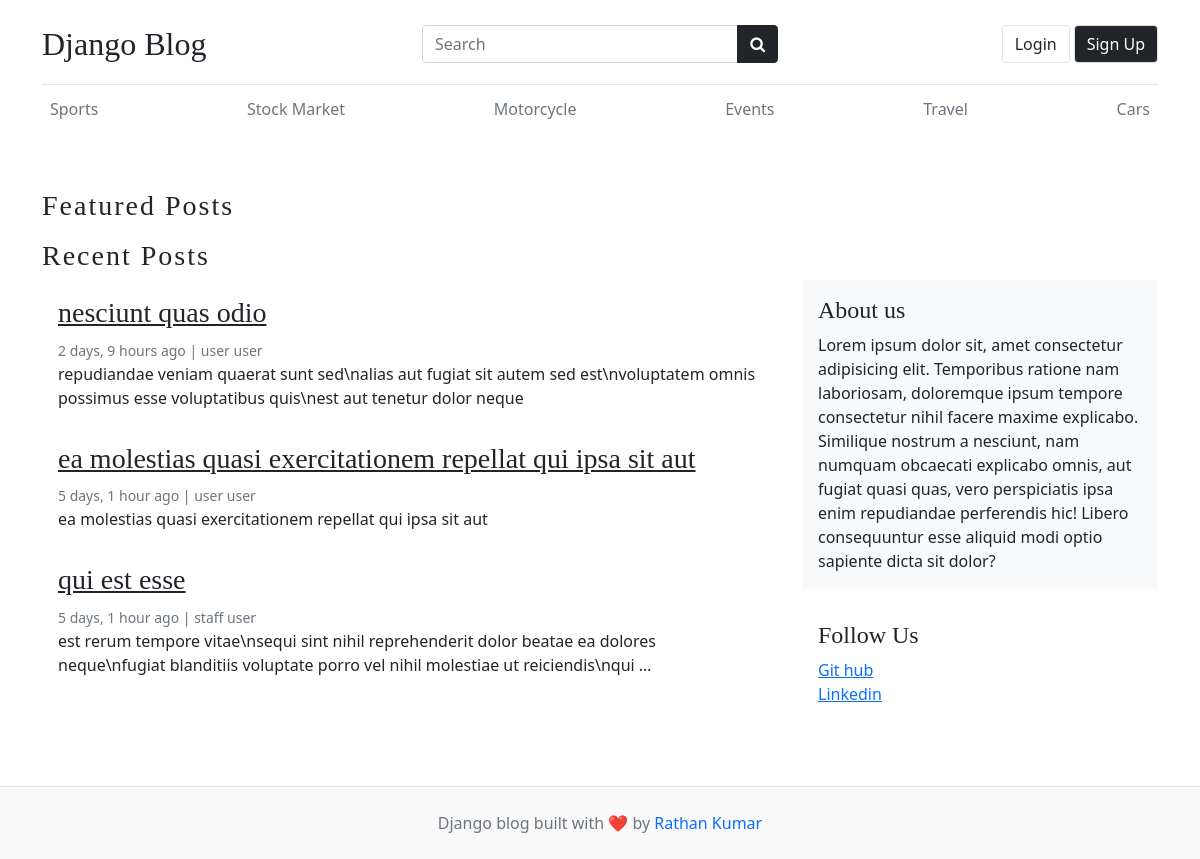
Before: / with the older database file.
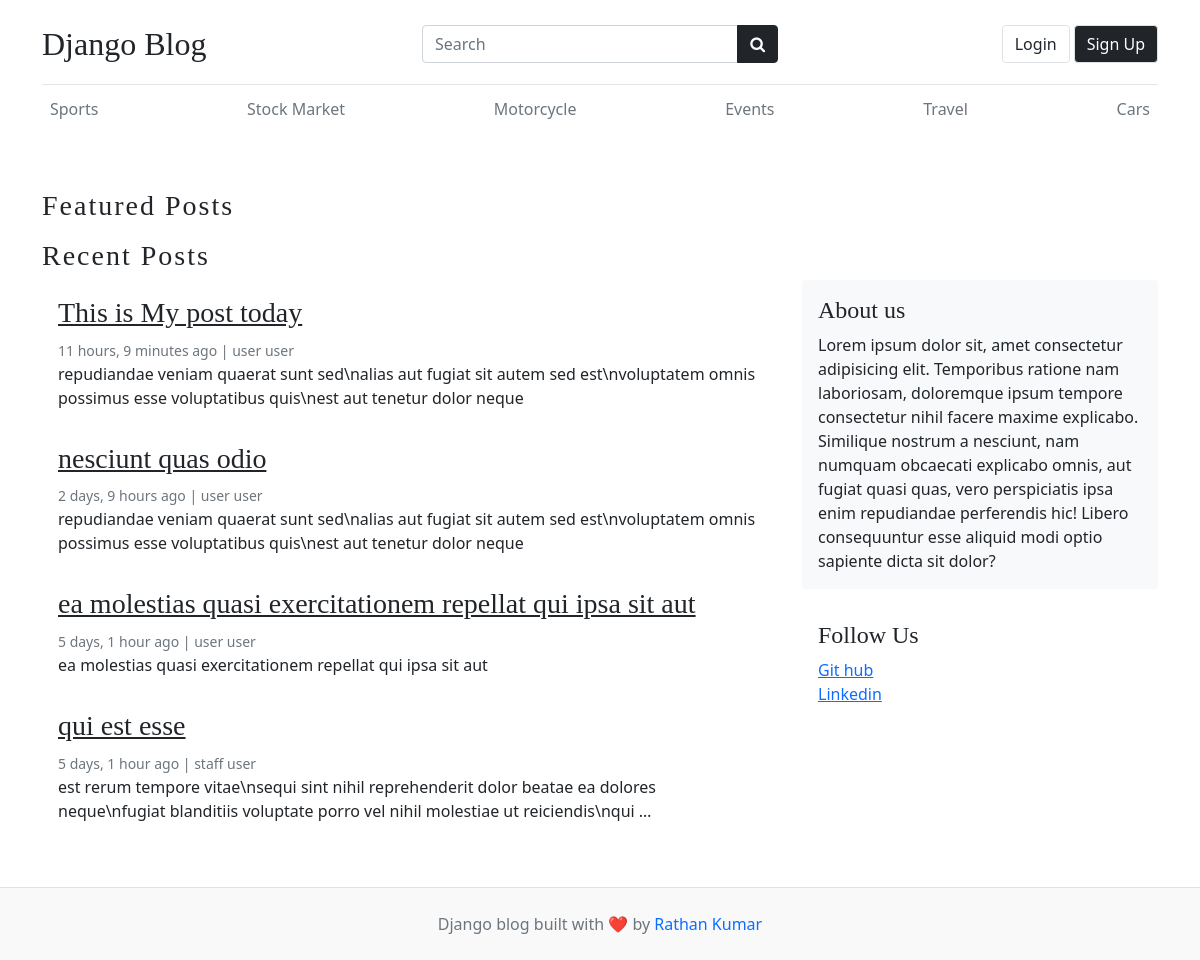
After: the same page with the newer database file.
### blogs/models.py (models this page shows, shortened)
class Category(models.Model):
    category_name = models.CharField(max_length=50, unique= True)
    created_at = models.DateTimeField(auto_now_add=True)
    updated_at = models.DateTimeField(auto_now=True)
    def __str__(self) -> str:
        return self.category_name
    class Meta:
        verbose_name_plural = 'Categories'

class Blog(models.Model):
    title = models.CharField(max_length=100)
    slug = models.SlugField(max_length=150,unique=True, blank=True) # Slug is the - in the url This-is-My-first-Blog --> this should automatically created check setup in your admin.py
    category=models.ForeignKey(Category,on_delete=models.CASCADE)# if you delete the Category all Blog under that Category is deleted
    author = models.ForeignKey(User,on_delete=models.CASCADE)
    featured_image = models.ImageField(upload_to='uploads/%Y/%m/%d',default='golden_burst.jpg') # the Image uploaded will go to this directory NOTE: this directory will be create automatically using the declared name in upload_to
    short_description= models.TextField(max_length=500)
    blog_body=models.TextField(max_length=2000)
    status = models.CharField(choices=STATUS_CHOICES, default='Draft')  # the model field will depend on the choices since we use 0,1 as value that is why we use IntegerField
    is_featured= models.BooleanField(default = False)
    created_at = models.DateTimeField(auto_now_add=True)
    updated_at = models.DateTimeField(auto_now=True)

class Socials(models.Model):
    social_name= models.CharField(max_length=50)
    link = models.URLField(max_length=100)
    created_at = models.DateTimeField(auto_now_add=True)
    updated_at = models.DateTimeField(auto_now=True)
    class Meta:
        verbose_name_plural = 'Social Links'

### my_blog/views.py (the view)
def home(request):
    categories = Category.objects.all()  # THIS IS OPTIONAL TO DECLARE SINCE WE ALREADY HAVE THE CONTEXT PROCESSOR for the categories
    featured_post = Blog.objects.filter(is_featured = True, status='Published').order_by('-updated_at')
    un_featured_post = Blog.objects.filter(is_featured = False, status='Published').order_by('-updated_at')
    try:
        about = About.objects.get()
        socials =Socials.objects.all()
    except:
        about = None
        socials= None
    context = {
        'categories':categories, # THIS IS OPTIONAL TO DECLARE SINCE WE ALREADY HAVE THE CONTEXT PROCESSOR for the categories
        'featured_post':featured_post,
        'un_featured_post':un_featured_post,
        'about':about,
        'socials':socials
    }
    return render(request,'home.html',context)

### blogs/context_processors.py (called while the page is built)
def get_categories(request):
    categories = Category.objects.all()
    return dict(categories=categories)

def get_socials(request):
    socials = Socials.objects.all()
    return dict(socials=socials)

### templates/home.html (shortened to what this page needs)
{% extends "base.html" %}
{% load static %}
    {% block content %}
        <h3 class="text-upppercase text-dark pt-5" style="letter-spacing: 2px;">Featured Posts</h3>
        <h3 class="text-upppercase text-dark" style="letter-spacing: 2px;">Recent Posts</h3>
        <main role="main" class="container p-0">
            <div class="row">
                <div class="col-md-8 blog-main">
                    {% for post in un_featured_post  %}
                        <div class="card border-0">
                            <div class="card-body">
                                <h3><a href="{%url 'blogs' post.slug%}"class='text-dark'>{{post.title}}</a></h3>
                                <small class="mb-1 text-muted">{{post.created_at| timesince}} ago | {{post.author.first_name}} {{post.author.last_name}}</small>
                                <p class="card-text">
                                {{post.short_description |truncatewords:20}}
                                </p>
                            </div>
                        </div>
                    {% endfor %}
                </div>
                <aside class="col-md-4 blog-sidebar">
                    <div class="p-3 mb-3 bg-light rounded">
                        <h4 class="font-italic">{{about.about_heading}}</h4>
                        <p class="mb-0">
                            {{about.about_body}}
                        </p>
                    </div>
                    <div class="p-3">
                        <h4 class="font-italic">Follow Us</h4>
                        <ol class="list-unstyled">
                            {% for social in socials %}
                                <li><a href={{social.link}}>{{social.social_name}}</a></li>
                            {% endfor %}
                        </ol>
                    </div>
                </aside>
            </div>
        </main>
    </div>
{% endblock content %}

### templates/base.html (shortened to what the changed rows need)
{% load static %}
<!DOCTYPE html>
<html lang="en">
    <head>
        <link href="https://cdn.jsdelivr.net/npm/bootstrap@5.0.2/dist/css/bootstrap.min.css" rel="stylesheet">
        <link rel="stylesheet" href="https://cdnjs.cloudflare.com/ajax/libs/font-awesome/4.7.0/css/font-awesome.min.css">
        <link type='text/css' href="{% static 'css/blog.css' %}" rel="stylesheet" />
    </head>
    <body>
        {% if hide_nav %}
        {% else %}
        <div class="container">
        {% endif %}
        {% if hide_category %}
        {% else %}
            <div class="nav-scroller py-1 mb-2">
                <nav class="nav d-flex justify-content-between overflow-auto">
                    {% for category in categories %}
                        <a class="p-2 text-muted text-decoration-none" href="{%url 'posts_by_category' category.id%}">{{category}}</a>
                    {% endfor %}
                </nav>
            </div>
        {% endif %}
        {% block content %}{% endblock content %}
    </body>
</html>

Changed rows visible on the page:
added Blog: title "This is My post today", created_at "11 hours, 9 minutes", author.first_name "user", author.last_name "user", short_description "repudiandae veniam quaerat sunt sed\\nalias aut fugiat sit autem sed est\\nvoluptatem omnis possimus esse voluptatibus quis\\nest aut tenetur dolor neque"
